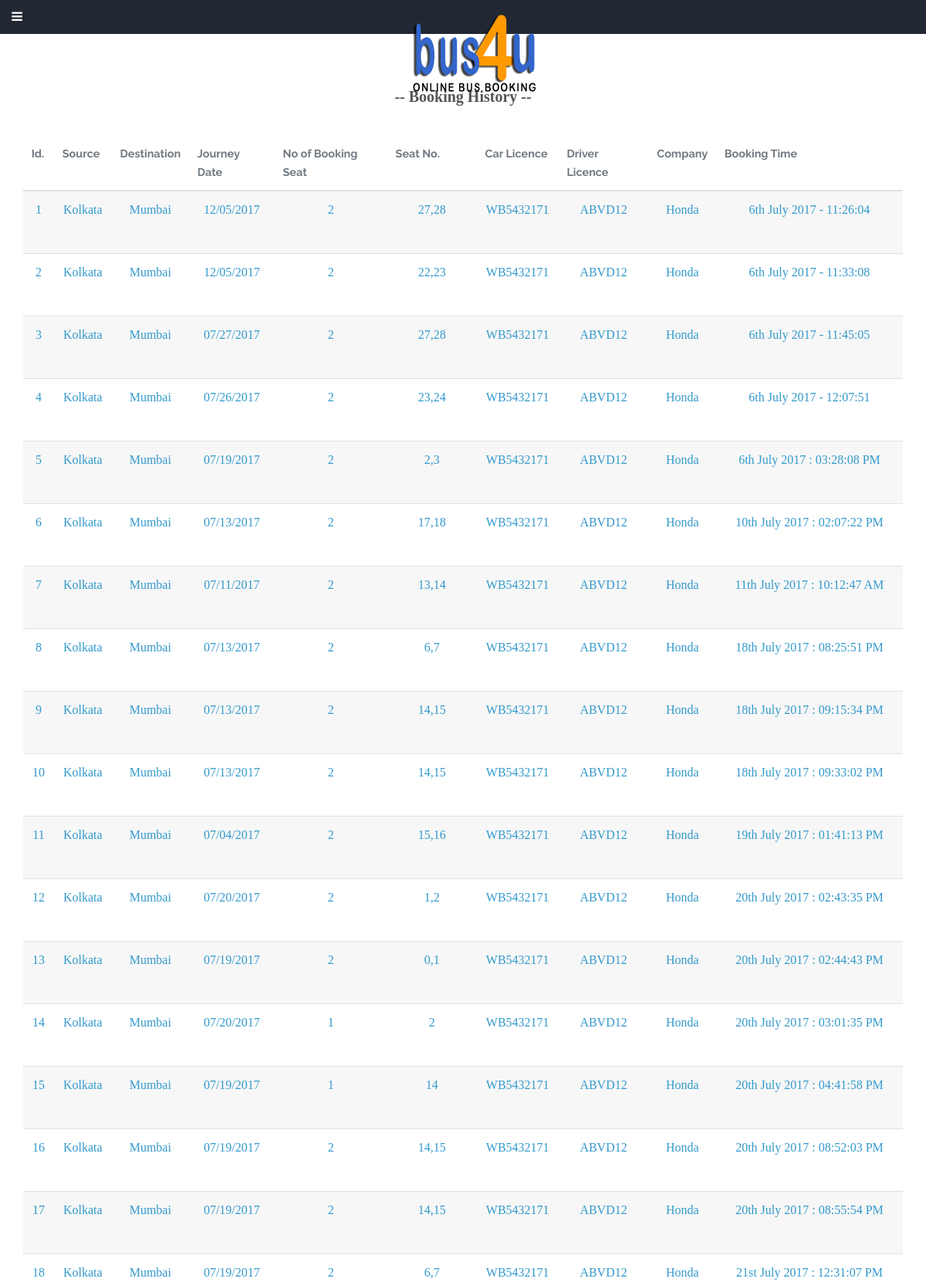
Page /viewhis.php (signed in, upper part) on the committed database.
### tables this page shows
CREATE TABLE IF NOT EXISTS `history` (
  `id` int(11) NOT NULL AUTO_INCREMENT,
  `name` varchar(500) NOT NULL,
  `address` varchar(1000) NOT NULL,
  `mob` varchar(200) NOT NULL,
  `email` varchar(200) NOT NULL,
  `source` varchar(200) NOT NULL,
  `destination` varchar(200) NOT NULL,
  `journeydate` varchar(200) NOT NULL,
  `noofseat` varchar(200) NOT NULL,
  `seatname` varchar(100) NOT NULL,
  `carlicence` varchar(200) NOT NULL,
  `driverlicence` varchar(200) NOT NULL,
  `company` varchar(200) NOT NULL,
  `time` varchar(100) NOT NULL,
  `id1` varchar(500) NOT NULL,
  `id2` varchar(600) NOT NULL,
  PRIMARY KEY (`id`)
);

### viewhis.php (the view, shortened to what this page needs)
<!DOCTYPE HTML>
<html>
	<head>
        <?php include ('config.php');
?>
	</head>
	<body class="right-sidebar">
			<div id="header">
				<div class="container">
						 <h1><a href="index.php" id="logo"><img src="images/logo.jpg" style="border-radius:40px;"> </a></h1>
				</div>
			</div>
			<div id="main" class="wrapper style1">
				<div class="container">
					<div class="row">
											<?php
											include('usermenu.inc.php');
											?>
								<?php
											include('advertise.inc.php');
											?>
						<div id="content" class="8u skel-cell-important">
							<section>
								<header class="major">
									<h3 style="font-family:lucida handwriting;" align="center">-- Booking History -- </h3>
                           <?php
						   $name=$_SESSION['USER']['name'];
						   $email=$_SESSION['USER']['email'];
						   $query=mysqli_query($con,"SELECT * FROM history WHERE name='$name' AND email='$email'");
						   if(mysqli_num_rows($query))
	{
		?>
        <br>
        <table border="1" align="center" width="60%" height="auto" >
          <thead>
          <tr>
          	<th> Id. </th>
            <th> Source</th>
			<th> Destination</th>
            <th> Journey Date</th>
            <th> No of Booking Seat</th>
            <th> Seat No. </th>
            <th> Car Licence</th>
            <th> Driver Licence</th>
            <th> Company</th>
            <th> Booking Time</th>
    		</tr>
          </thead>
          <tbody>
          <?php
		  $c=1;
		  while($bag=mysqli_fetch_array($query))
          {?>
          <tr align="center">
		  <td><p><?php echo $c?></p></td>
          <td><p><?php echo $bag['source']?></p></td>
          <td><p><?php echo $bag['destination']?></p></td>
          <td><p><?php echo $bag['journeydate']?></p></td>
          <td><p><?php echo $bag['noofseat']?></p></td>
          <td><p><?php echo $bag['seatname']?></p></td>
          <td><p><?php echo $bag['carlicence']?></p></td>
          <td><p><?php echo $bag['driverlicence']?></p></td>
          <td><p><?php echo $bag['company']?></p></td>
          <td><p><?php echo $bag['time']?></p></td>
          </tr>
          <?php
		  $c++;}?>
          </tbody>
          </table>
          <?php
	}
	else
	{
		?><script>
		alert('No Results Found......');
		</script><?php
	}
?>
								</header>
							</section>
						</div>
					</div>
				</div>
			</div>
						<?php
						require('footer.inc.php');
						?>
	</body>
</html>

### css/style.css (style rules this page uses)
#logo { width:100px; height:100px; }
* { -moz-box-sizing: border-box; -webkit-box-sizing: border-box; box-sizing: border-box; margin: 0; padding: 0; }
table { margin: 0 0 2em 0; width: 100%; }
table tbody tr { border: solid 1px #dee1e3; border-left: 0; border-right: 0; }
table tbody tr:nth-child(2n + 1) { background-color: rgba(144, 144, 144, 0.075); }
table td { padding: 0.75em 0.75em; }
table th { color: #727a82; font-size: 0.9em; font-weight: 700; padding: 0 0.75em 0.75em 0.75em; text-align: left; }
table thead { border-bottom: solid 2px #dee1e3; }
body { background: #222833; }
p { font-family:segoe scriot; color:#39C; }
body, input, select, textarea { color: #555555; font-family: 'Raleway', sans-serif; font-size: 13pt; font-weight: 300; line-height: 1.75em; }
a { color:teal; text-decoration: none; font-family:segoe scriot; }
p, ul, ol, dl, table, blockquote { margin: 0 0 2em 0; color:#39C; }
h1, h2, h3, h4, h5, h6 { color: inherit; font-weight: 700; line-height: 1.75em; margin-bottom: 1em; }
h1 a, h2 a, h3 a, h4 a, h5 a, h6 a { color: inherit; text-decoration: none; font-family:segoe scriot; }
h3 { font-size: 1.25em; }
header.major { padding-bottom: 4em; }
table { width: 100%; }
.wrapper.style1 { background: #fff; }
#header { background: #333333 url("../images/pict09.jpg") no-repeat; background-size: cover; color: #fff; padding: 6em 0; text-align: center; background-position: 0% 65%; position: relative; }
#header:before { content: ''; position: absolute; left: 0; top: 0; width: 100%; height: 100%; background: rgba(16, 32, 48, 0.25); }
#header > * { position: relative; z-index: 1; }
#logo { font-size: 2em; }
.no-sidebar #main .major, .left-sidebar #main .major, .right-sidebar #main .major { text-align: left; }
#main { padding: 6em 0; }

### css/style-wide.css (style rules this page uses)
body, input, select, textarea { font-size: 12pt; line-height: 1.5em; }

### css/style-normal.css (style rules this page uses)
header.major { padding-bottom: 3em; }
#header { padding: 4em 0; }

### css/style-narrower.css (style rules this page uses)
header.major { padding-bottom: 2em; }
.no-sidebar #header, .left-sidebar #header, .right-sidebar #header { display: none; }
#logo { display: none; }
#main { padding: 4em 0; }

### rows in the picture
history: source "Kolkata", destination "Mumbai", journeydate "12/05/2017", noofseat "2", seatname "27,28", carlicence "WB5432171", driverlicence "ABVD12", company "Honda", time "6th July 2017 - 11:26:04"
history: source "Kolkata", destination "Mumbai", journeydate "12/05/2017", noofseat "2", seatname "22,23", carlicence "WB5432171", driverlicence "ABVD12", company "Honda", time "6th July 2017 - 11:33:08"
history: source "Kolkata", destination "Mumbai", journeydate "07/27/2017", noofseat "2", seatname "27,28", carlicence "WB5432171", driverlicence "ABVD12", company "Honda", time "6th July 2017 - 11:45:05"
history: source "Kolkata", destination "Mumbai", journeydate "07/26/2017", noofseat "2", seatname "23,24", carlicence "WB5432171", driverlicence "ABVD12", company "Honda", time "6th July 2017 - 12:07:51"
history: source "Kolkata", destination "Mumbai", journeydate "07/19/2017", noofseat "2", seatname "2,3", carlicence "WB5432171", driverlicence "ABVD12", company "Honda", time "6th July 2017 : 03:28:08 PM"
history: source "Kolkata", destination "Mumbai", journeydate "07/13/2017", noofseat "2", seatname "17,18", carlicence "WB5432171", driverlicence "ABVD12", company "Honda", time "10th July 2017 : 02:07:22 PM"
history: source "Kolkata", destination "Mumbai", journeydate "07/11/2017", noofseat "2", seatname "13,14", carlicence "WB5432171", driverlicence "ABVD12", company "Honda", time "11th July 2017 : 10:12:47 AM"
history: source "Kolkata", destination "Mumbai", journeydate "07/13/2017", noofseat "2", seatname "6,7", carlicence "WB5432171", driverlicence "ABVD12", company "Honda", time "18th July 2017 : 08:25:51 PM"
history: source "Kolkata", destination "Mumbai", journeydate "07/13/2017", noofseat "2", seatname "14,15", carlicence "WB5432171", driverlicence "ABVD12", company "Honda", time "18th July 2017 : 09:15:34 PM"
history: source "Kolkata", destination "Mumbai", journeydate "07/13/2017", noofseat "2", seatname "14,15", carlicence "WB5432171", driverlicence "ABVD12", company "Honda", time "18th July 2017 : 09:33:02 PM"
history: source "Kolkata", destination "Mumbai", journeydate "07/04/2017", noofseat "2", seatname "15,16", carlicence "WB5432171", driverlicence "ABVD12", company "Honda", time "19th July 2017 : 01:41:13 PM"
history: source "Kolkata", destination "Mumbai", journeydate "07/20/2017", noofseat "2", seatname "1,2", carlicence "WB5432171", driverlicence "ABVD12", company "Honda", time "20th July 2017 : 02:43:35 PM"
history: source "Kolkata", destination "Mumbai", journeydate "07/19/2017", noofseat "2", seatname "0,1", carlicence "WB5432171", driverlicence "ABVD12", company "Honda", time "20th July 2017 : 02:44:43 PM"
history: source "Kolkata", destination "Mumbai", journeydate "07/20/2017", noofseat "1", seatname "2", carlicence "WB5432171", driverlicence "ABVD12", company "Honda", time "20th July 2017 : 03:01:35 PM"
history: source "Kolkata", destination "Mumbai", journeydate "07/19/2017", noofseat "1", seatname "14", carlicence "WB5432171", driverlicence "ABVD12", company "Honda", time "20th July 2017 : 04:41:58 PM"
history: source "Kolkata", destination "Mumbai", journeydate "07/19/2017", noofseat "2", seatname "14,15", carlicence "WB5432171", driverlicence "ABVD12", company "Honda", time "20th July 2017 : 08:52:03 PM"
history: source "Kolkata", destination "Mumbai", journeydate "07/19/2017", noofseat "2", seatname "14,15", carlicence "WB5432171", driverlicence "ABVD12", company "Honda", time "20th July 2017 : 08:55:54 PM"
history: source "Kolkata", destination "Mumbai", journeydate "07/19/2017", noofseat "2", seatname "6,7", carlicence "WB5432171", driverlicence "ABVD12", company "Honda", time "21st July 2017 : 12:31:07 PM"
